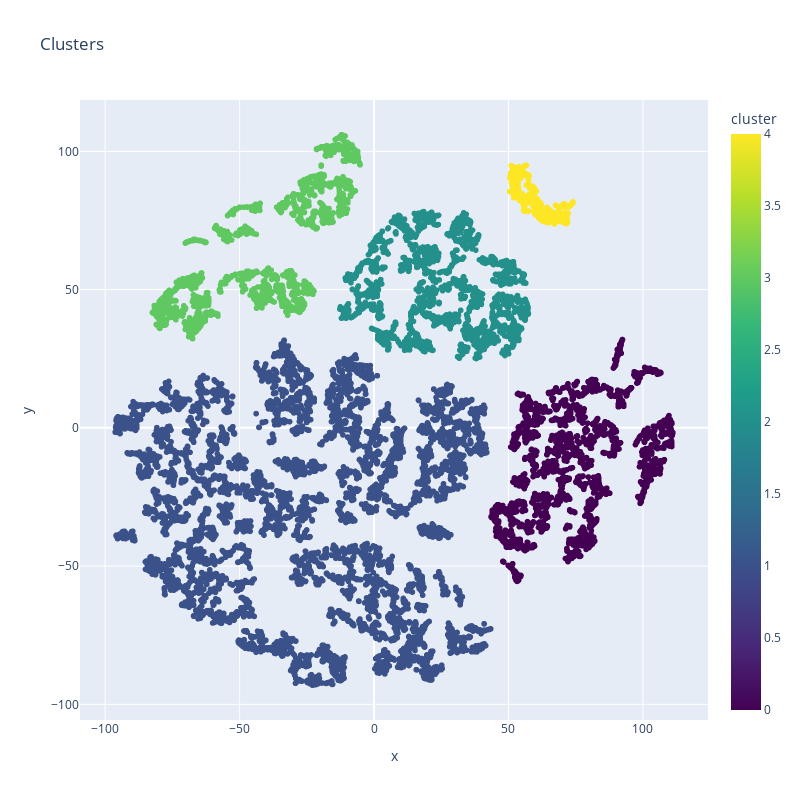

Here is the notebook cell this chart was saved with:
### Code cell
import plotly.express as px

fig = px.scatter(merged_df, x="x", y="y", hover_data=output_cols,
                 color="cluster", title="Clusters", width=800, height=800, 
                 color_continuous_scale="viridis")
fig.show()

### Figure 1 — Plotly figure (JSON) as saved in the notebook; plotly's stock layout.template omitted (floating-point values rounded to 4 significant figures; data arrays with more than 128 entries replaced by an {"elided": "..."} marker saying what was removed)
{"data": [{"customdata": {"elided": "14613x10 int values"}, "hovertemplate": "x=%{x}<br>y=%{y}<br>offer_completed_A=%{customdata[0]}<br>offer_completed_B=%{customdata[1]}<br>offer_completed_C=%{customdata[2]}<br>offer_completed_D=%{customdata[3]}<br>offer_completed_E=%{customdata[4]}<br>offer_completed_F=%{customdata[5]}<br>offer_completed_G=%{customdata[6]}<br>offer_completed_H=%{customdata[7]}<br>offer_completed_I=%{customdata[8]}<br>offer_completed_J=%{customdata[9]}<br>cluster=%{marker.color}<extra></extra>", "legendgroup": "", "marker": {"color": {"elided": "14613 int values"}, "coloraxis": "coloraxis", "symbol": "circle"}, "mode": "markers", "name": "", "showlegend": false, "type": "scattergl", "x": {"elided": "14613 float values"}, "xaxis": "x", "y": {"elided": "14613 float values"}, "yaxis": "y"}], "layout": {"coloraxis": {"colorbar": {"title": {"text": "cluster"}}, "colorscale": [[0, "#440154"], [0.1111, "#482878"], [0.2222, "#3e4989"], [0.3333, "#31688e"], [0.4444, "#26828e"], [0.5556, "#1f9e89"], [0.6667, "#35b779"], [0.7778, "#6ece58"], [0.8889, "#b5de2b"], [1, "#fde725"]]}, "height": 800, "legend": {"tracegroupgap": 0}, "title": {"text": "Clusters"}, "width": 800, "xaxis": {"anchor": "y", "domain": [0, 1], "title": {"text": "x"}}, "yaxis": {"anchor": "x", "domain": [0, 1], "title": {"text": "y"}}}}
